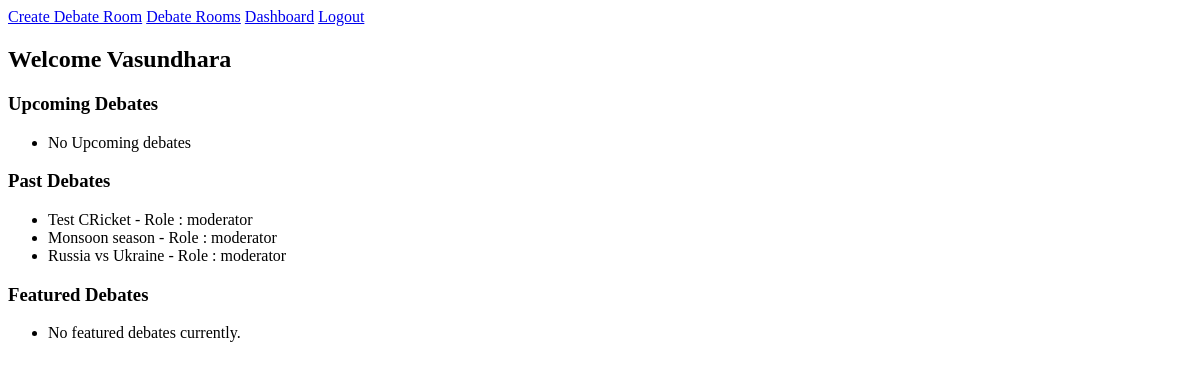
Before: /debates/dashboard/ (signed in) with the older database file.
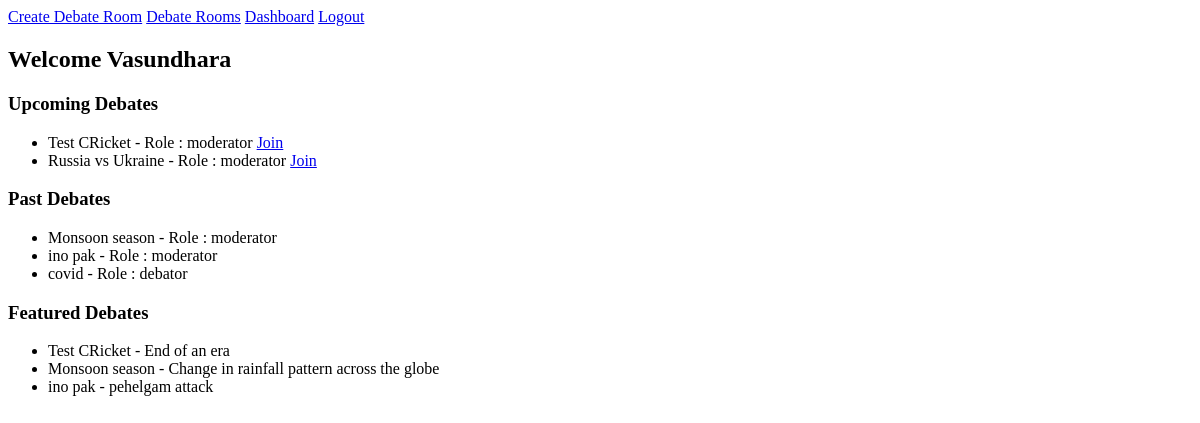
After: the same page with the newer database file.
### users/models.py (models this page shows, shortened)
class CustomUser(AbstractUser):
    ROLE_CHOICES = [
        ("admin","Admin"),
        ("moderator","Moderator"),
        ("debator","Debator"),
        ("audience","Audience")
    ]
    role = models.CharField(max_length=64, choices = ROLE_CHOICES)

### debates/models.py (models this page shows, shortened)
class RoomParticipant(models.Model):
    ROLE_CHOICES = [
        ("moderator","Moderator"),
        ("debator","Debator"),
        ("audience","Audience")
    ]
    user = models.ForeignKey(User, on_delete= models.CASCADE)
    room = models.ForeignKey(DebateRoom, on_delete=models.CASCADE, related_name="participants")
    role = models.CharField(max_length=10,choices = ROLE_CHOICES)
    joined_at = models.DateTimeField(auto_now_add=True)
    is_muted = models.BooleanField(default=False)
    is_kicked = models.BooleanField(default = False)
    class Meta:
        unique_together = ('user', 'room')

class DebateRoom(models.Model):
    Format_Choice = [
        ('1v1', '1v1'),
        ('panel','panel'),
    ]
    title = models.CharField(max_length = 255)
    description = models.TextField(blank = True)
    topic = models.CharField(max_length=255)
    created_by = models.ForeignKey(User,on_delete = models.CASCADE, related_name = "participants")
    is_private = models.BooleanField(default = True)
    format = models.CharField(max_length=10, choices = Format_Choice,default = "1v1")
    timer_per_round = models.IntegerField(default = 120)
    allow_entry = models.BooleanField(default=True)
    is_live = models.BooleanField(default = False)
    created_at = models.DateTimeField(auto_now_add=True)
    is_featured = models.BooleanField(default = False)

### debates/views.py (the view)
# urls.py: path('dashboard/',views.dashboard, name="dashboard"),
@login_required
def dashboard(request):
    my_participations = RoomParticipant.objects.select_related('room').filter(user=request.user)
    upcoming_rooms = my_participations.filter(room__is_live = True)
    past_rooms = my_participations.filter(room__is_live = False)
    featured_rooms = DebateRoom.objects.filter(is_featured = True)
    return render(request, 'debates/dashboard.html',{
        'upcoming_rooms': upcoming_rooms,
        'past_rooms' : past_rooms,
        'featured_rooms' : featured_rooms,
    })

### debates/templates/debates/dashboard.html
{% extends "debates/layout.html" %}
{% block body %}
    <div class="container">
        <h2>Welcome {{user.username}}</h2>
        <div class="section">
            <h3>Upcoming Debates</h3>
            <ul>
                {% for participant in upcoming_rooms %}
                <li>{{ participant.room.title}} - Role : {{participant.role}}
                    <a href="{% url 'debate_room_detail' participant.room.id %}">Join</a>
                </li>
                {% empty %}
                <li>No Upcoming debates</li>
                {% endfor %}
            </ul>
        </div>
        <div class="section">
            <h3>Past Debates</h3>
            <ul>
                {% for participant in past_rooms %}
                <li>{{participant.room.title}} - Role : {{participant.role}}</li>
                {% empty %}
                <li>No Past debates</li>
                {% endfor %}
            </ul>
        </div>
        <div class="section">
            <h3>Featured Debates</h3>
            <ul>
                {% for room in featured_rooms %}
                <li>{{ room.title }} - {{ room.description }}</li>
                {% empty %}
                <li>No featured debates currently.</li>
                {% endfor %}
            </ul>
        </div>
    </div>
{% endblock %}

### debates/templates/debates/layout.html (shortened to what this page needs)
<!DOCTYPE html>
<html lang="en">
<head>
</head>
<body>
    <div class="navbar">
        <div>
            <a href="{% url 'create_debate_room' %}">Create Debate Room</a>
            <a href="{% url 'debate_room_list' %}">Debate Rooms</a>
            <a href="{% url 'dashboard' %}">Dashboard</a>
            <a href="{% url 'logout' %}">Logout</a>
        </div>
    </div>
    {% block body %}
    {% endblock %}
</body>
</html>

Changed rows visible on the page:
shown differently, row unchanged: RoomParticipant "Test CRicket": moves from the list under "Past Debates" to the list under "Upcoming Debates"
shown differently, row unchanged: RoomParticipant "Russia vs Ukraine": moves from the list under "Past Debates" to the list under "Upcoming Debates"
added RoomParticipant: room "ino pak", role "moderator", shown under "Past Debates"
added RoomParticipant: room "covid", role "debator", shown under "Past Debates"
now on this page (row edited): DebateRoom: title "Test CRicket", description "End of an era"
now on this page (row edited): DebateRoom: title "Monsoon season", description "Change in rainfall pattern across the globe"
added DebateRoom: title "ino pak", description "pehelgam attack"
Other visible differences:
text no longer shown: "No Upcoming debates No featured debates currently."
